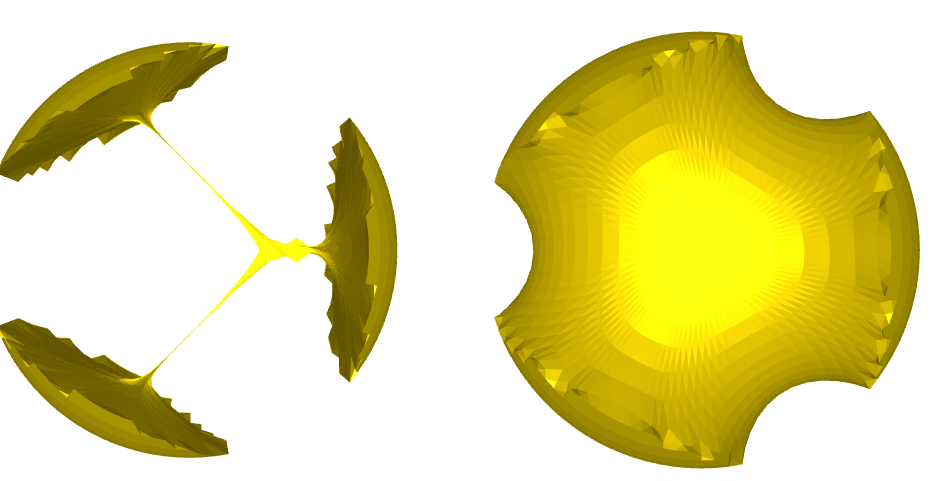
#> input picture 3-terminals.PNG, 930 x 481 px, found by its file name
$ jupyter execute --allow-errors multi-terminals.ipynb
#> lines starting #> are read from the running program, lines starting #| are printed output that depends on the picture
[cell 1]
from mpl_toolkits.mplot3d import axes3d
import matplotlib.pyplot as plt
import igl
import numpy as np
import scipy as sp
from meshplot import plot, subplot, interact
from scipy.sparse.linalg import spsolve
import meshplot
import os
import math
import meshzoo
import skimage
from skimage import measure

[cell 2]
from matplotlib.offsetbox import OffsetImage, AnnotationBbox
from PIL import Image
import sys

[cell 3]
def normalVector(phi, theta):
    x = math.sin(phi) * math.cos(theta)
    y = math.sin(phi) * math.sin(theta)
    z = math.cos(phi)
    norm = [x,y,z]
    return norm

# [18 lines left out: functions dotProduct, angle, not called in this run]


norm1 = normalVector(0, 0)
norm2 = normalVector(math.pi, 0)

[cell 4]
# [21 lines left out: function remove, not called in this run]

[cell 5]
# [6 lines left out: function move, not called in this run]

[cell 6]
# [90 lines left out: functions boundaryPoints, moving, faceChanger, not called in this run]

[cell 7]
def tubeGen(R, L):
    points, cells= meshzoo.tube(length = L, radius = R, n = 100)
    f1=[]
    f2=[]

    v=points
    for i in range(len(v)):
        if v[i][2] > 0.95*L/2:
            f1 += [i]
        else:
            if v[i][2] < -0.95*L/2:
                f2 += [i]

    return [v, cells, f1, f2]

[cell 8]
def normalVector(theta):
    x = math.cos(theta)
    y = math.sin(theta)
    norm = [x,y]
    return norm

# [18 lines left out: functions dotProduct, angle, not called in this run]

norm1 = normalVector(math.pi/6)
norm2 = normalVector(math.pi/6+2*math.pi/3)
norm3 = normalVector(math.pi/6+4*math.pi/3)

# [42 lines left out: function triTerminal, not called in this run]

[cell 9]
def normalVector(theta):
    x = math.cos(theta)
    y = math.sin(theta)
    norm = [x,y]
    return norm

# [18 lines left out: functions dotProduct, angle, not called in this run]

norm1 = normalVector(math.pi/6)
norm2 = normalVector(math.pi/6+2*math.pi/3)
norm3 = normalVector(math.pi/6+4*math.pi/3)

# [33 lines left out: function triTerminal, not called in this run]

[cell 10]
def showtest(R):
    points, cells, f1_id, f2_id= tubeGen(1,2)
    color = []
    for i in range(len(points)):
        if i in f1_id:
            color += ['green']
        elif i in f2_id:
            color += ['green']
        else:
            color += ['blue']
    v = points
    p = subplot(points, cells, shading={"wireframe": False}, s=[1,4,0])
    fig = plt.figure(figsize=(15,15))
    ax = fig.gca(projection='3d')
    ax.scatter3D(v[:, 0], v[:, 1], v[:, 2], s = 10 , c=color,cmap='hsv')
    ax.view_init(10,-90)
    plt.show()
showtest(1)
#> (the call stopped at in tubeGen, `points, cells= meshzoo.tube(length = L, radius = R, n = 100)`: meshzoo is not available in this run)

[cell 11]
def shapeGen(R, A):
    points, cells = meshzoo.uv_sphere(num_points_per_circle=100, num_circles=80, radius=R)

    v = points
    r = math.pi/50
    f1_id = []
    f2_id = []
    f3_id = []
    f4_id = []
    f5_id = []
    f6_id = []


    for i in range(len(v)):
        if angle(norm1, v[i], A):
            f3_id += [i]
            f1_id += [i]
        elif angle(norm2, v[i], A):
            f4_id += [i]
            f2_id += [i]
        elif angle(norm3, v[i], A):
            f5_id += [i]
            f1_id += [i]
        elif angle(norm4, v[i], A):
            f6_id += [i]
            f1_id += [i]
        elif angle(norm1, v[i], A+r):
            f1_id += [i]
        elif angle(norm2, v[i], A+r):
            f2_id += [i]
        elif angle(norm3, v[i], A+r):
            f1_id += [i]
        elif angle(norm4, v[i], A+r):
            f1_id += [i]

    faces = [f1_id,f2_id,f3_id,f4_id,f5_id,f6_id]
    points, cells, ids= moving(points, cells, f3_id, math.pi/2, 1*math.pi/2, A, 300)
    f1_id,f2_id,f3_id,f4_id,f5_id,f6_id= faceChanger(ids, faces)
    faces = [f1_id,f2_id,f3_id,f4_id,f5_id,f6_id]
    points, cells, ids= moving(points, cells, f4_id, math.pi/2, 2*math.pi/2, A, 300)
    f1_id,f2_id,f3_id,f4_id,f5_id,f6_id = faceChanger(ids, faces)
    faces = [f1_id,f2_id,f3_id,f4_id,f5_id,f6_id]
    points, cells, ids= moving(points, cells, f5_id, math.pi/2, 3*math.pi/2, A, 300)
    f1_id,f2_id,f3_id,f4_id,f5_id,f6_id = faceChanger(ids, faces)
    faces = [f1_id,f2_id,f3_id,f4_id,f5_id,f6_id]
    points, cells, ids= moving(points, cells, f6_id, math.pi/2, 4*math.pi/2, A, 300)
    f1_id,f2_id,f3_id,f4_id,f5_id,f6_id = faceChanger(ids, faces)
    faces = [f1_id,f2_id,f3_id,f4_id,f5_id,f6_id]


    v=points
    return [v,f1_id,f2_id,points,cells]

[cell 12]
def show(R,A):
    v, f1_id, f2_id, points, cells= shapeGen(R,A)
    color = []
    for i in range(len(v)):
        if i in f1_id:
            color += ['green']
        elif i in f2_id:
            color += ['red']
        else:
            color += ['blue']
    p = subplot(points, cells, shading={"wireframe": False}, s=[1,4,0])
    fig = plt.figure(figsize=(15,15))
    ax = fig.gca(projection='3d')
    ax.scatter3D(v[:, 0], v[:, 1], v[:, 2], s = 10 , c = color, cmap='hsv')
    ax.view_init(10,-90)
    plt.show()
show(1,math.pi/12)
#> (the call stopped at in shapeGen, `points, cells = meshzoo.uv_sphere(num_points_per_circle=100, num_circl..`: meshzoo is not available in this run)

[cell 13]
# [34 lines left out: function miniQ, not called in this run]

[cell 14]
# [23 lines left out: function minimization, not called in this run]

[cell 15]
# [23 lines left out: function minimization, not called in this run]

[cell 16]
# [23 lines left out: function minimization, not called in this run]

[cell 17]
def minimization(R,L):
    v = tubeGen(R,L)[0]
    cells = tubeGen(R,L)[1]
    f1_id = tubeGen(R,L)[2]
    f2_id = tubeGen(R,L)[3]
    vs = [v]
    es = []

    l = -1/8*igl.cotmatrix(vs[0],cells)
    vt = np.transpose(vs[0])
    es.append(vt.dot(l.dot(vs[0])).trace())

    for i in range(100):
        l = -1/8*igl.cotmatrix(vs[i],cells).toarray()
        Q = miniQ(l,vs[i],f1_id,f2_id)
        vs.append(Q)

        # energy
        vt = np.transpose(vs[i+1])
        if(math.isnan(vt.dot(l.dot(vs[i+1])).trace())): break
        es.append(vt.dot(l.dot(vs[i+1])).trace())
    es=[ i for i in es if not(math.isnan(i)==True)]
    return [vs, cells, es]

#> (a cell that did not finish here is left out)

#> (a cell that did not finish here is left out)

[cell 20]
def area1(angle):
    return 4*math.pi * (math.sin(angle))**2


z = [1.3,1.31,1.32,1.33,1.34,1.35,1.36]

convV = []
convC = []
R = 1
#> (the rest of this cell did not finish here and is left out)

#> (a cell that did not finish here is left out)

[cell 22]
def area1(angle):
    return 4*math.pi * (math.sin(angle))**2


z = [4/math.pi,3.5/math.pi,3/math.pi]
x = [1/i for i in z]
z = [1/math.sin(1/i) for i in z]

convV = []
convC = []
R = 1
#> (the rest of this cell did not finish here and is left out)

[cell 23]
z = [7/math.pi,6.8/math.pi,6.6/math.pi,6.4/math.pi,6.2/math.pi,6/math.pi,5.8/math.pi,5.6/math.pi,5.4/math.pi,5.2/math.pi,5/math.pi,4.8/math.pi,4.5/math.pi,4.3/math.pi,4.1/math.pi,4/math.pi]
x = [1/i for i in z]
z = [1/math.sin(1/i) for i in z]

convV = []
convC = []
R = 1
#> (the rest of this cell did not finish here and is left out)

[cell 24]
convA = []
for i in range(len(convV)):
    area = skimage.measure.mesh_surface_area(convV[i],convC[i])
    convA.append(area)

convA

[cell 25]
fig, ax = plt.subplots()
#> (the rest of this cell did not finish here and is left out)

#> (a cell that did not finish here is left out)

#> (a cell that did not finish here is left out)

#> (a cell that did not finish here is left out)

[cell 29]
x=[3,4,6,12]
y=[1.64,2.09,3.11,7.91]

fig, ax = plt.subplots()
ax.scatter(x,y)
ax.set_title("sphere")

plt.axis('on')
plt.ylabel("singularity ratio (R:r)")
plt.xlabel("terminals")
plt.legend()

three = Image.open("3-terminals.png").convert("RGBA")
#> three is the input picture: PIL image 930x481 RGBA; mean R, G, B, A 228.8, 221.4, 155.4, 255
imagebox_three = OffsetImage(three, zoom=0.05)
ab_three = AnnotationBbox(imagebox_three, [x[0],y[0]], xybox=(x[0]+0.5,y[0]+5.5),xycoords="data",arrowprops=dict(arrowstyle="->"))
ax.add_artist(ab_three)

four = Image.open("4t.png").convert("RGBA")
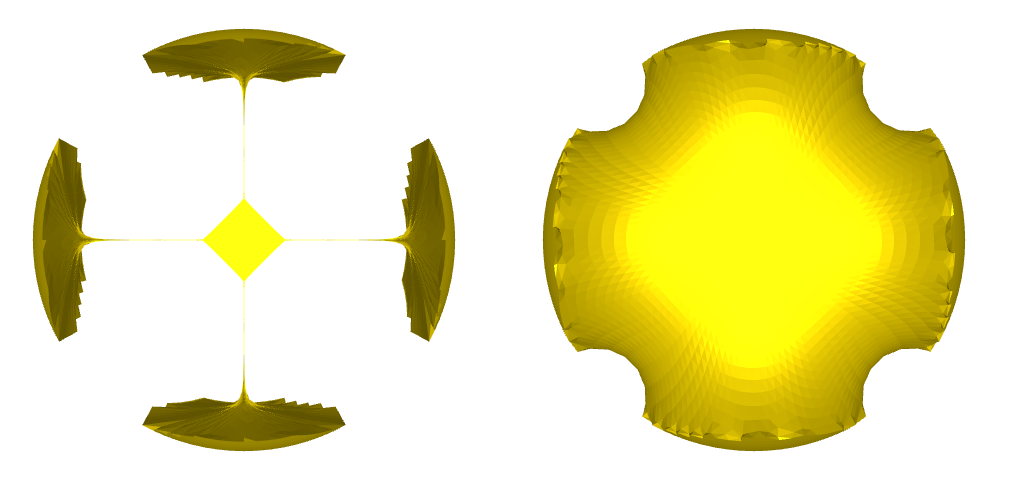
#> input picture 4t.PNG, 1033 x 498 px, found by its file name
#> four is the input picture: PIL image 1033x498 RGBA; mean R, G, B, A 237.3, 232.2, 174.4, 255
imagebox_four = OffsetImage(four, zoom=0.05)
ab_four = AnnotationBbox(imagebox_four, [x[1],y[1]], xybox=[x[1]+0.5,3.5], arrowprops=dict(arrowstyle="->"))
ax.add_artist(ab_four)

six = Image.open("6t.png").convert("RGBA")
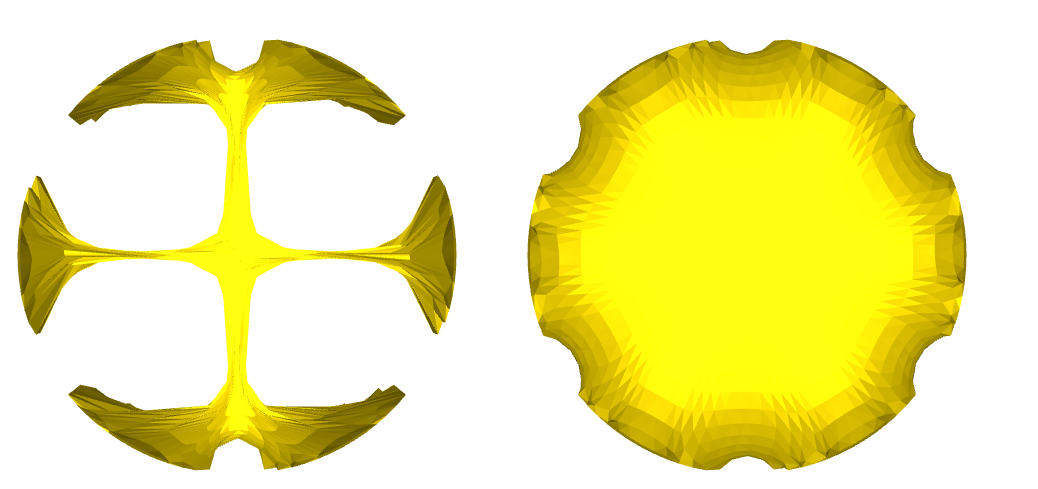
#> input picture 6t.PNG, 1038 x 489 px, found by its file name
#> six is the input picture: PIL image 1038x489 RGBA; mean R, G, B, A 241.7, 236.5, 157.3, 255
imagebox_six = OffsetImage(six, zoom=0.05)
ab_six = AnnotationBbox(imagebox_six, [x[2],y[2]], xybox=[x[2]+0.5,5.5], arrowprops=dict(arrowstyle="->"))
ax.add_artist(ab_six)

onetwo = Image.open("12.png").convert("RGBA")
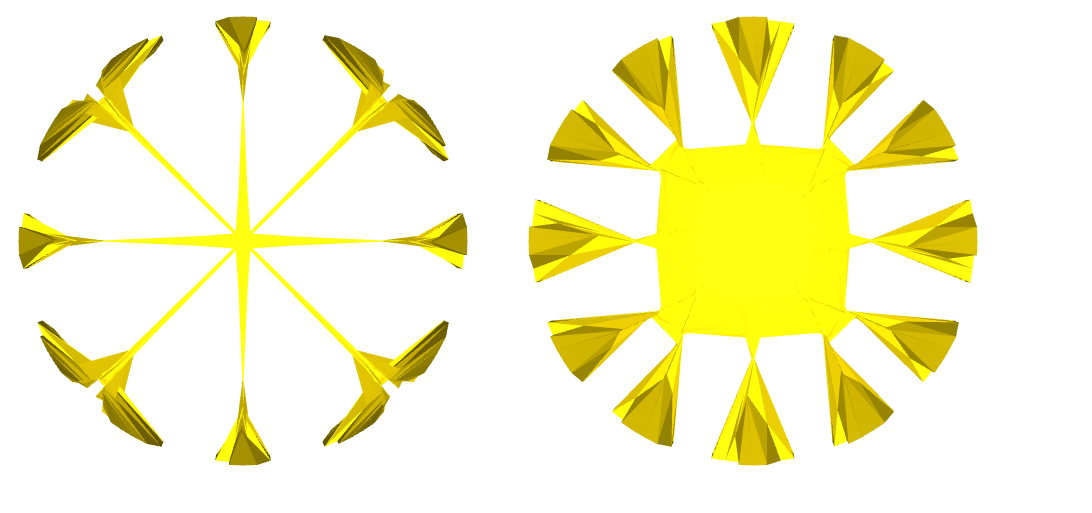
#> input picture 12.PNG, 1092 x 513 px, found by its file name
#> onetwo is the input picture: PIL image 1092x513 RGBA; mean R, G, B, A 248.5, 245.8, 202.6, 255
imagebox_onetwo = OffsetImage(onetwo, zoom=0.05)
ab_onetwo = AnnotationBbox(imagebox_onetwo, [x[3],y[3]], xybox=[-50,-50], boxcoords="offset points",arrowprops=dict(arrowstyle="->"))
ax.add_artist(ab_onetwo)


plt.savefig('1test')
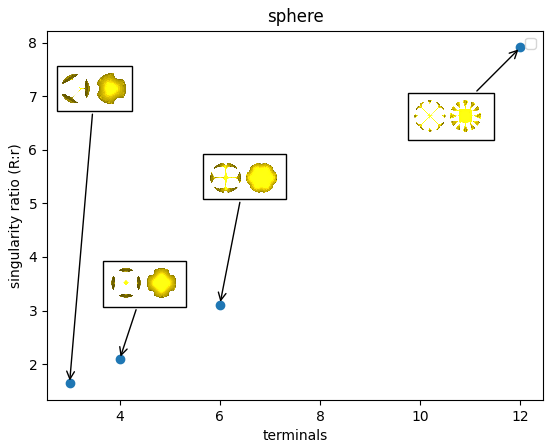
#> figure drawn by matplotlib, 1 panel
